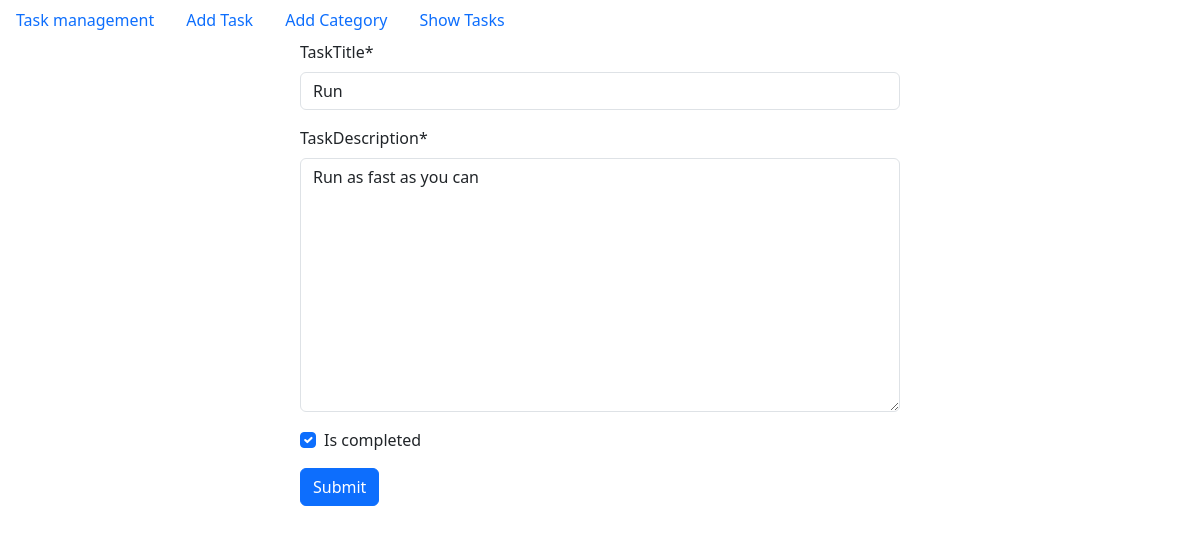
Screenshot of /task/edit_task/2 with the database file from the repository.
### task/models.py (models this page shows, shortened)
class TaskModel(models.Model):
    taskTitle = models.CharField(max_length=255)
    taskDescription = models.TextField()
    is_completed = models.BooleanField(default=False)
    taskAssignDate = models.DateField(auto_now_add=True)

### task/views.py (the view)
# urls.py: path('edit_task/<int:id>', views.edit_task, name='edit_task'),
def edit_task(request, id):
    task = TaskModel.objects.get(pk=id)
    task_form = TaskModelForm(instance=task)
    if request.method == "POST":
        task_form = TaskModelForm(request.POST, instance=task)
        if task_form.is_valid():
            task_form.save()
            return redirect('show_tasks')
    return render(request, 'add_task.html',{'form' : task_form} )

### task/forms.py
class TaskModelForm(forms.ModelForm):
    class Meta:
        model = TaskModel
        fields = '__all__'

### task/templates/add_task.html (shortened to what this page needs)
{% extends "base.html" %}
{% load crispy_forms_tags %}
{% block content %}
<form action="" method='post' style="width: 50%; margin: auto">
    {{form | crispy}}
    <button class="btn btn-primary">Submit</button>
</form>
{% endblock  %}

### rows the page displays
TaskModel: taskTitle "Run", taskDescription "Run as fast as you can", is_completed "☑"
